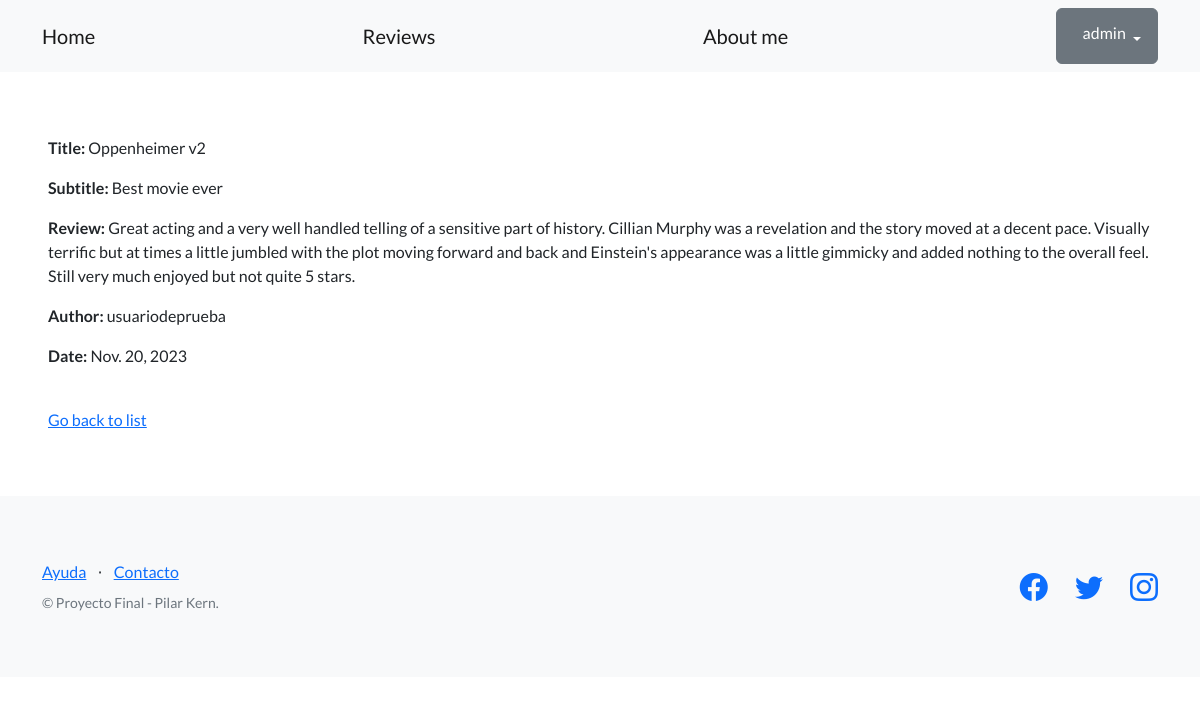
The page /blog/articles/14/ (signed in) on the database its author committed.
### blog/models.py (models this page shows, shortened)
class Article(models.Model):
    title = models.CharField(max_length=64)
    subtitle = models.CharField(max_length=256, blank=True)
    body = models.TextField()
    date = models.DateField(auto_now=True, null=True)
    creator = models.ForeignKey(User, on_delete=models.SET_NULL, null=True)

### blog/views.py (the view)
# urls.py: path("articles/<int:pk>/", ArticleDetailView.as_view(), name="read_article"),
class ArticleDetailView(DetailView):
    model = Article
    success_url = reverse_lazy('articles_list')

### blog/templates/blog/article_detail.html (shortened to what this page needs)
{% extends "base.html" %}
{% block contenido %}
<p>
 <strong>Title:</strong> {{object.title}}
</p>
<p>
 <strong>Subtitle:</strong> {{object.subtitle}}
</p>
<p>
 <strong>Review:</strong> {{object.body}}
</p>
<p>
 <strong>Author:</strong> {{object.creator}}
</p>
<p>
 <strong>Date:</strong> {{object.date}}
</p>
<br>
<a href="{% url 'articles_list' %}">Go back to list</a>
{% endblock contenido %}

### templates_base/base.html (shortened to what this page needs)
{% load static %}
<!DOCTYPE html>
<html lang="en">
    <head>
        <link href="https://cdn.jsdelivr.net/npm/bootstrap-icons@1.5.0/font/bootstrap-icons.css" rel="stylesheet" type="text/css" />
        <link href="{% static 'css/styles.css' %}" rel="stylesheet" />
    </head>
    <body>
        <nav class="navbar navbar-light bg-light static-top">
            <div class="container">
                <a class="navbar-brand" href="{% url 'home' %}">Home</a>
                <a class="navbar-brand" href="{% url 'articles_list' %}">Reviews</a>
                <a class="navbar-brand" href="{% url 'about' %}" >About me</a>
                {% if user.is_authenticated %}
                <div class="dropdown">
                    <button class="btn btn-secondary dropdown-toggle" type="button" id="dropdownMenuButton1" data-bs-toggle="dropdown" aria-expanded="false">
                        <div style="display: inline-flex;">
                            <span>{{ user.username }}</span>
                        </div>
                    </button>
                </div>
                {% else %}
                <a class="btn btn-primary" href="{% url 'login' %}">Log in</a>
                <a class="btn btn-success" href="{% url 'sign_up' %}">Sign up</a>
                {% endif %}
            </div>
        </nav>
        <section style="padding:4rem 3rem;">
            {% block contenido %}
            {% endblock contenido %}
        </section>
        <footer class="footer bg-light">
            <div class="container">
                <div class="row">
                    <div class="col-lg-6 h-100 text-center text-lg-start my-auto">
                        <ul class="list-inline mb-2">
                            <li class="list-inline-item"><a href="#!">Ayuda</a></li>
                            <li class="list-inline-item">⋅</li>
                            <li class="list-inline-item"><a href="#!">Contacto</a></li>
                        </ul>
                        <p class="text-muted small mb-4 mb-lg-0">&copy; Proyecto Final - Pilar Kern.</p>
                    </div>
                    <div class="col-lg-6 h-100 text-center text-lg-end my-auto">
                        <ul class="list-inline mb-0">
                            <li class="list-inline-item me-4">
                                <a href="https://www.facebook.com/NetflixArg"><i class="bi-facebook fs-3"></i></a>
                            </li>
                            <li class="list-inline-item me-4">
                                <a href="https://twitter.com/netflix"><i class="bi-twitter fs-3"></i></a>
                            </li>
                            <li class="list-inline-item">
                                <a href="https://www.instagram.com/netflix"><i class="bi-instagram fs-3"></i></a>
                            </li>
                        </ul>
                    </div>
                </div>
            </div>
        </footer>
    </body>
</html>

### rows shown on the page
Article: title "Oppenheimer v2", subtitle "Best movie ever", body "Great acting and a very well handled telling of a sensitive part of history. Cillian Murphy was a revelation and the story moved at a decent pace. Visually terrific but at times a little jumbled with the plot moving forward and back and Einstein's appearance was a little gimmicky and added nothing to the overall feel. Still very much enjoyed but not quite 5 stars.", creator "usuariodeprueba", date "Nov. 20, 2023"

### other values the page prints
{{ user.username }} "admin"
